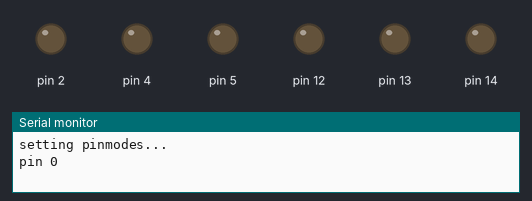
Simulated run of this sketch. Board: Arduino Uno, built with avr-gcc and run on an emulated ATmega328P. On the bench: output pins drawn as LEDs (lit = HIGH), the last lines printed to the serial monitor. Pins used as bus, display or sensor lines are not drawn.

Above: at 6.5 s.
At 8.5 s:
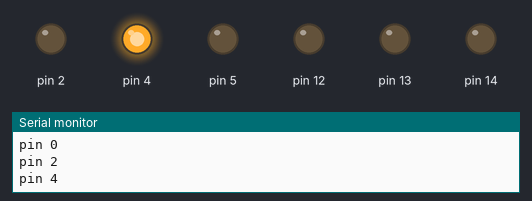
At 9.5 s:
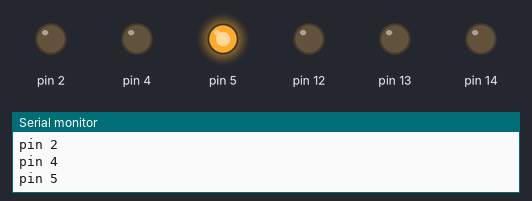
At 10.5 s:
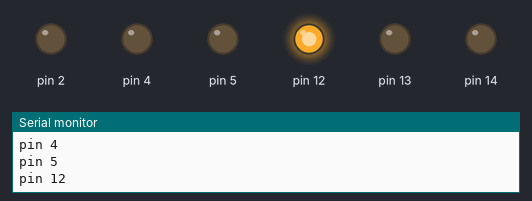
At 12.5 s:
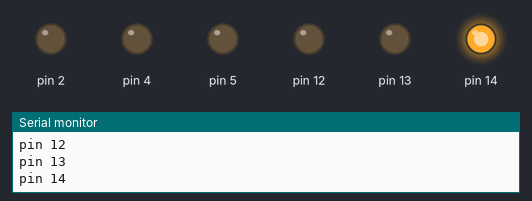
At 14.5 s:
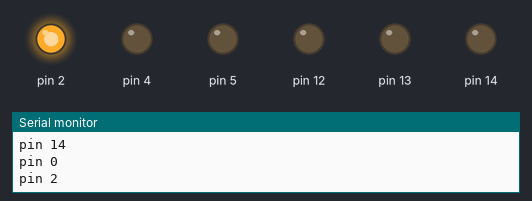
Timing chart, 0 to 15.1 s (numbered marks = the images above):
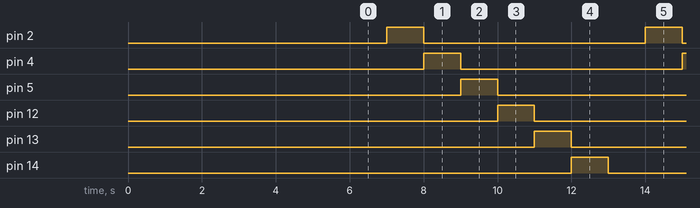

Measured:
- by itself, pin 2, pin 4, pin 5, pin 12–14: alternates HIGH for 1.0 s and LOW for 6.0 s
- by itself, everything shown: repeats every 7.0 s, in 7 steps

The sketch:

GPIOFinder.ino
```cpp
void setup() {

  delay(6000);
  Serial.begin(115200);

  Serial.println("setting pinmodes...");
  pinMode(0, OUTPUT);
  pinMode(2, OUTPUT);
  pinMode(4, OUTPUT);
  pinMode(5, OUTPUT);
  pinMode(12, OUTPUT);
  pinMode(13, OUTPUT);
  pinMode(14, OUTPUT);

}

void loop() {

  Serial.println("pin 0");
  digitalWrite(0, HIGH);
  delay(1000);
  digitalWrite(0, LOW);

  Serial.println("pin 2");
  digitalWrite(2, HIGH);
  delay(1000);
  digitalWrite(2, LOW);

  Serial.println("pin 4");
  digitalWrite(4, HIGH);
  delay(1000);
  digitalWrite(4, LOW);

  Serial.println("pin 5");
  digitalWrite(5, HIGH);
  delay(1000);
  digitalWrite(5, LOW);

  Serial.println("pin 12");
  digitalWrite(12, HIGH);
  delay(1000);
  digitalWrite(12, LOW);

  Serial.println("pin 13");
  digitalWrite(13, HIGH);
  delay(1000);
  digitalWrite(13, LOW);

  Serial.println("pin 14");
  digitalWrite(14, HIGH);
  delay(1000);
  digitalWrite(14, LOW);

}
```
